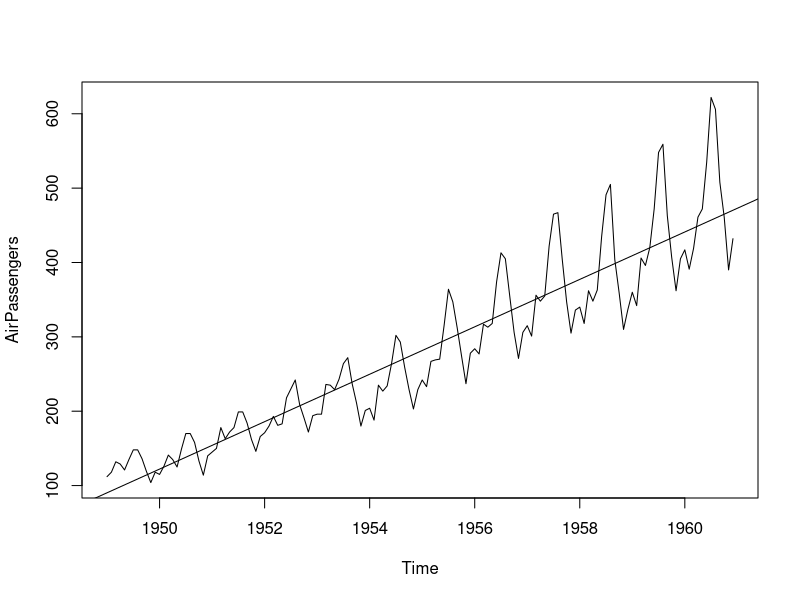
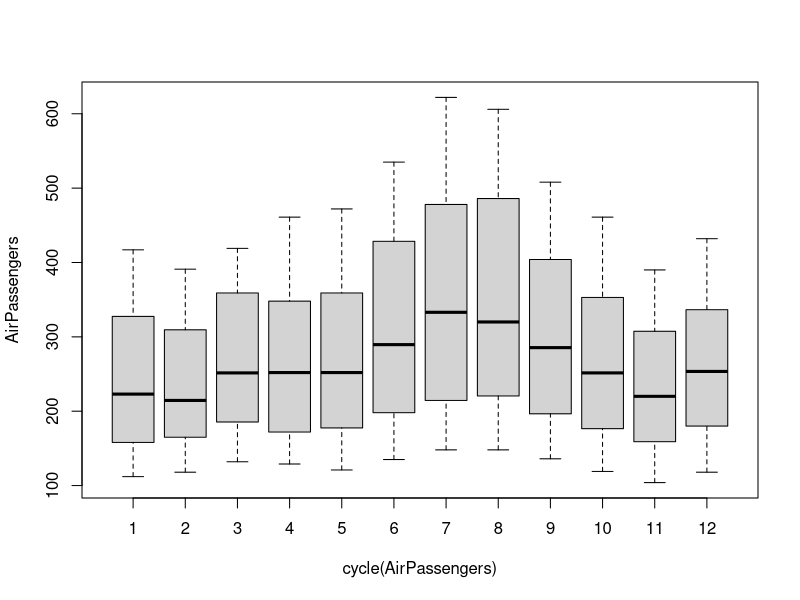
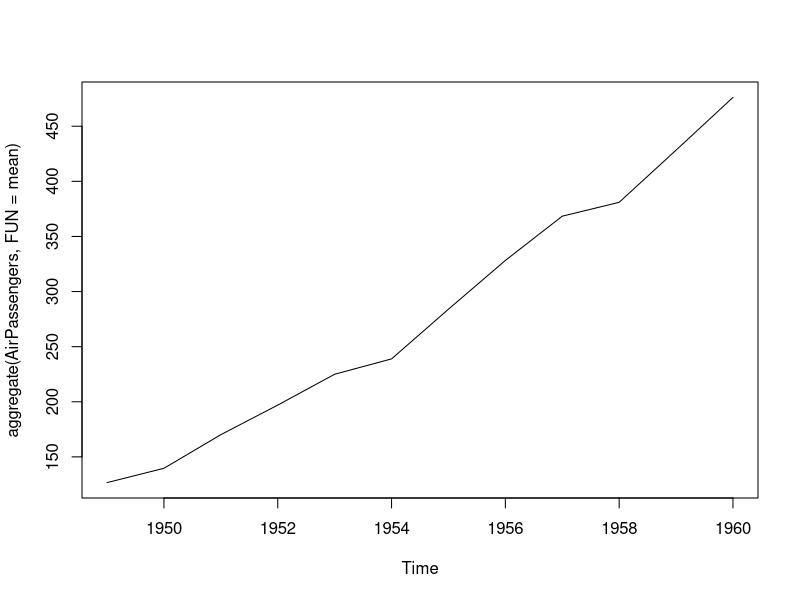
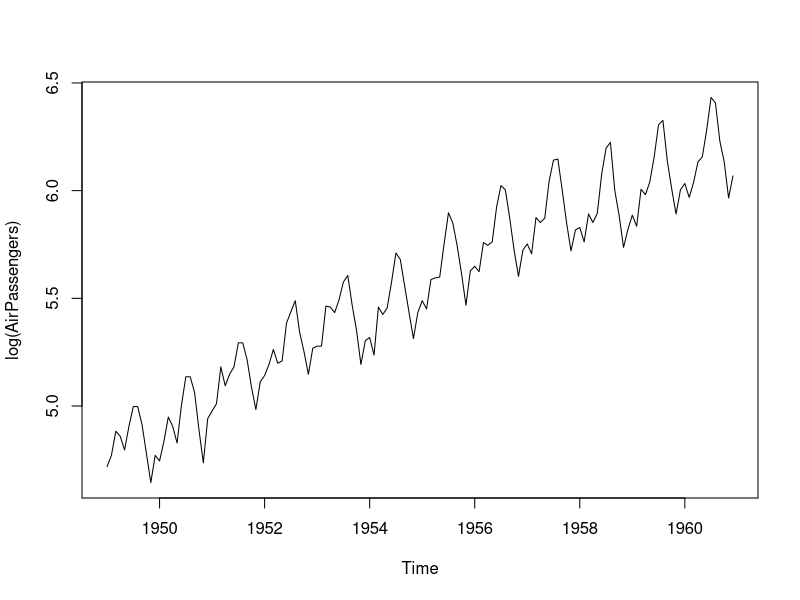
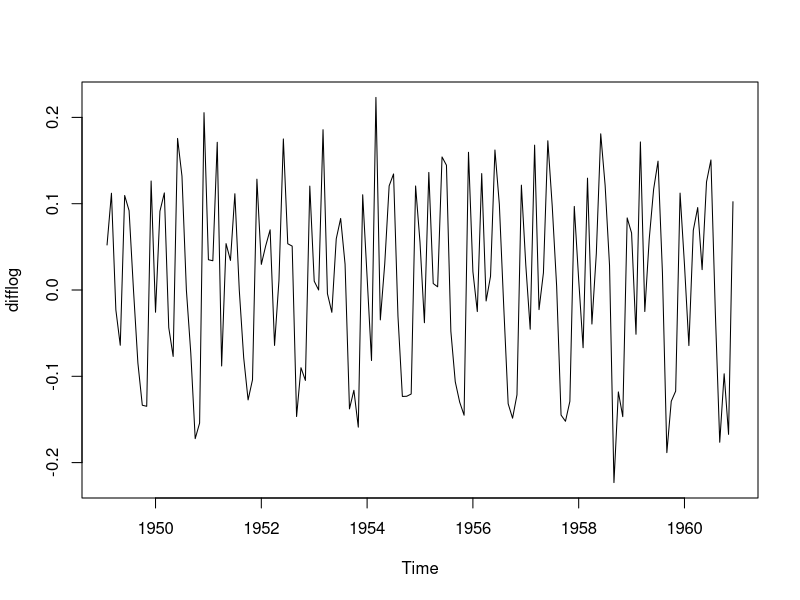
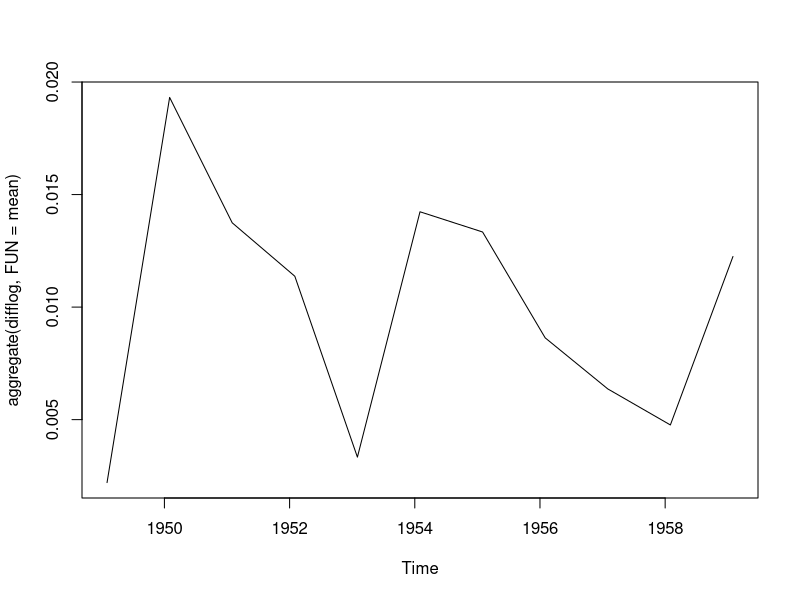
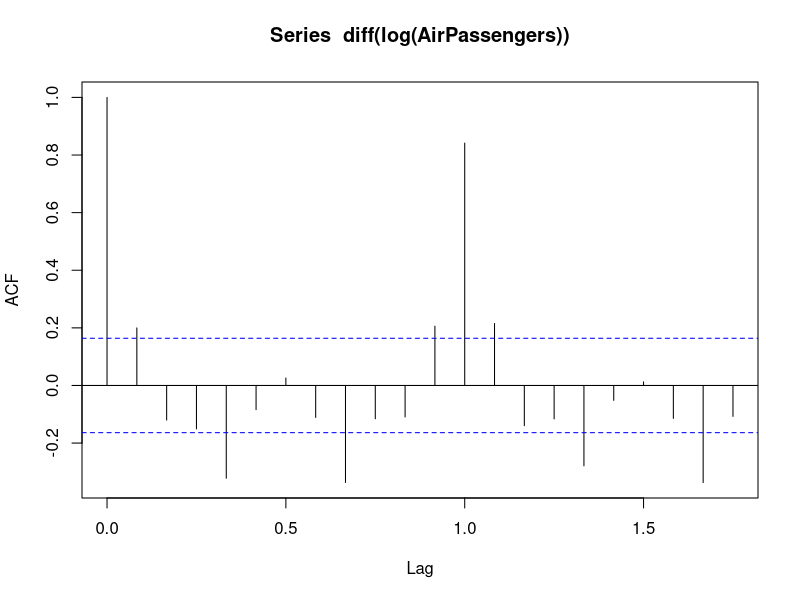
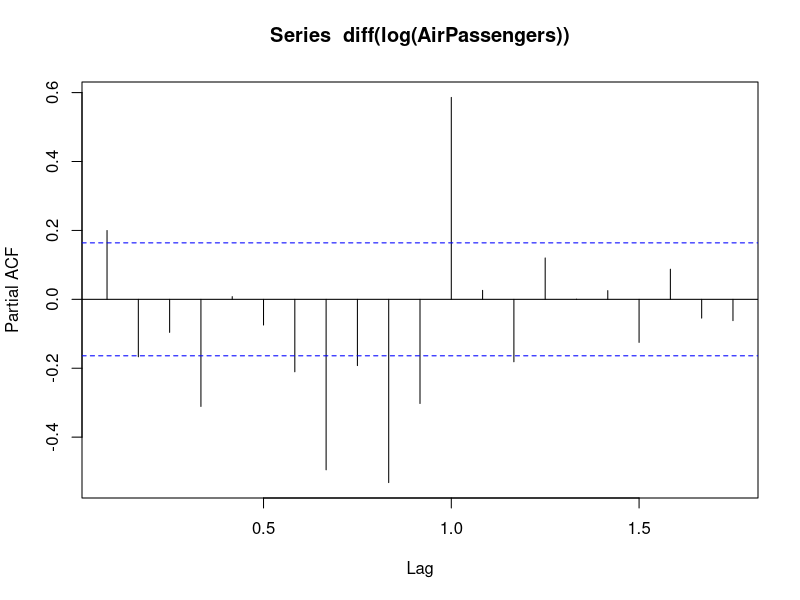

These charts were generated, in order, by the following R code:
#predict sales 
data("AirPassengers")
class(AirPassengers)
#class is time series
start(AirPassengers)
end(AirPassengers)
summary(AirPassengers)
plot(AirPassengers)
#mean and variance both are increasing. seasonal effect also there
#have to make the data stationary. 
abline(reg = lm(AirPassengers~time(AirPassengers)))
#checking cyclicity
cycle(AirPassengers)
#seasonality
boxplot(AirPassengers~cycle(AirPassengers))
#Trend
#plotting the mean to see if its constant.
plot(aggregate(AirPassengers, FUN= mean))
#mean is increasing.

plot(log(AirPassengers))
#variance has become equal in above plot using the log function.
#now make mean equal.
 difflog <- (diff(log(AirPassengers)))
plot(difflog)
#check again if mean is constant
plot(aggregate(difflog,FUN=mean))
#hence mean , variance is constant and no seasonality and trend
#hence its stationary
#we can now implement ARMA model
#ARIMA.. Auto regressive moving average.
#pdq - p is auto regression
#d is differentiation
#q is for moving average
#lag is how the past value is correlated to current value
acf(diff(log(AirPassengers))) #determing q value
#q = 1
#p value is 1 as first line is 0 2nd is 1 and after one its negative. '
pacf(diff(log(AirPassengers)))
#p is 0 because 2nd line is negative
#d value is number of times differentiated = 1
#pdq 0,1,1
fit <- arima(log(AirPassengers),c(0,1,1),seasonal = list(order = c(0,1,1),period = 12))

#predict using the above fit for the next 10 years monthwise
pred <- predict(fit,n.ahead = 10*12)
pred1 <-2.718^pred$pred
#plotting the prediction below
ts.plot(AirPassengers,pred1,log = 'y',lty= c(1,3))

#compare accuracy of model 
datawide <- ts(AirPassengers,frequency = 12, start = c(1949,1),end = c(1959,12))
fit <- arima(log(datawide),c(0,1,1),seasonal = list(order= c(0,1,1),period=12))
pred <- predict(fit, n.ahead = 10*12)

pred1 <- 2.718^pred$pred
data1 <- head(pred1,12)
data1
predict_1960 <- round(data1,digits = 0)
original_1960 <- tail(AirPassengers,12)
